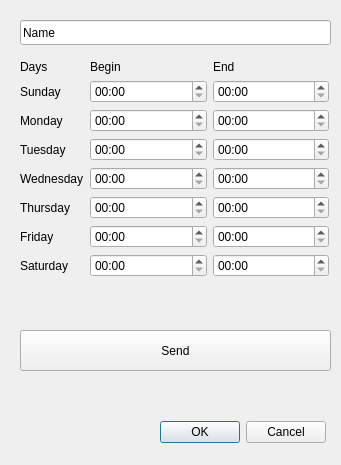
<?xml version="1.0" encoding="UTF-8"?>
<ui version="4.0">
 <class>Dialog</class>
 <widget class="QDialog" name="Dialog">
  <property name="geometry">
   <rect>
    <x>0</x>
    <y>0</y>
    <width>341</width>
    <height>465</height>
   </rect>
  </property>
  <property name="windowTitle">
   <string>Dialog</string>
  </property>
  <widget class="QLineEdit" name="lineEdit">
   <property name="geometry">
    <rect>
     <x>20</x>
     <y>20</y>
     <width>311</width>
     <height>25</height>
    </rect>
   </property>
   <property name="text">
    <string>Name</string>
   </property>
  </widget>
  <widget class="QWidget" name="formLayoutWidget">
   <property name="geometry">
    <rect>
     <x>20</x>
     <y>60</y>
     <width>309</width>
     <height>259</height>
    </rect>
   </property>
   <layout class="QFormLayout" name="formLayout">
    <item row="1" column="0">
     <widget class="QLabel" name="label">
      <property name="text">
       <string>Sunday</string>
      </property>
     </widget>
    </item>
    <item row="1" column="1">
     <layout class="QHBoxLayout" name="horizontalLayout_5">
      <item>
       <widget class="QTimeEdit" name="timeEdit_10">
        <property name="currentSection">
         <enum>QDateTimeEdit::HourSection</enum>
        </property>
        <property name="displayFormat">
         <string>HH:mm</string>
        </property>
        <property name="currentSectionIndex">
         <number>0</number>
        </property>
       </widget>
      </item>
      <item>
       <widget class="QTimeEdit" name="timeEdit_11">
        <property name="currentSection">
         <enum>QDateTimeEdit::HourSection</enum>
        </property>
        <property name="displayFormat">
         <string>HH:mm</string>
        </property>
        <property name="currentSectionIndex">
         <number>0</number>
        </property>
       </widget>
      </item>
     </layout>
    </item>
    <item row="2" column="0">
     <widget class="QLabel" name="label_9">
      <property name="text">
       <string>Monday</string>
      </property>
     </widget>
    </item>
    <item row="2" column="1">
     <layout class="QHBoxLayout" name="horizontalLayout_12">
      <item>
       <widget class="QTimeEdit" name="timeEdit_38">
        <property name="currentSection">
         <enum>QDateTimeEdit::HourSection</enum>
        </property>
        <property name="displayFormat">
         <string>HH:mm</string>
        </property>
        <property name="currentSectionIndex">
         <number>0</number>
        </property>
       </widget>
      </item>
      <item>
       <widget class="QTimeEdit" name="timeEdit_39">
        <property name="currentSection">
         <enum>QDateTimeEdit::HourSection</enum>
        </property>
        <property name="displayFormat">
         <string>HH:mm</string>
        </property>
        <property name="currentSectionIndex">
         <number>0</number>
        </property>
       </widget>
      </item>
     </layout>
    </item>
    <item row="3" column="0">
     <widget class="QLabel" name="label_10">
      <property name="text">
       <string>Tuesday</string>
      </property>
     </widget>
    </item>
    <item row="3" column="1">
     <layout class="QHBoxLayout" name="horizontalLayout_13">
      <item>
       <widget class="QTimeEdit" name="timeEdit_40">
        <property name="currentSection">
         <enum>QDateTimeEdit::HourSection</enum>
        </property>
        <property name="displayFormat">
         <string>HH:mm</string>
        </property>
        <property name="currentSectionIndex">
         <number>0</number>
        </property>
       </widget>
      </item>
      <item>
       <widget class="QTimeEdit" name="timeEdit_41">
        <property name="currentSection">
         <enum>QDateTimeEdit::HourSection</enum>
        </property>
        <property name="displayFormat">
         <string>HH:mm</string>
        </property>
        <property name="currentSectionIndex">
         <number>0</number>
        </property>
       </widget>
      </item>
     </layout>
    </item>
    <item row="4" column="0">
     <widget class="QLabel" name="label_11">
      <property name="text">
       <string>Wednesday</string>
      </property>
     </widget>
    </item>
    <item row="4" column="1">
     <layout class="QHBoxLayout" name="horizontalLayout_14">
      <item>
       <widget class="QTimeEdit" name="timeEdit_42">
        <property name="currentSection">
         <enum>QDateTimeEdit::HourSection</enum>
        </property>
        <property name="displayFormat">
         <string>HH:mm</string>
        </property>
        <property name="currentSectionIndex">
         <number>0</number>
        </property>
       </widget>
      </item>
      <item>
       <widget class="QTimeEdit" name="timeEdit_43">
        <property name="currentSection">
         <enum>QDateTimeEdit::HourSection</enum>
        </property>
        <property name="displayFormat">
         <string>HH:mm</string>
        </property>
        <property name="currentSectionIndex">
         <number>0</number>
        </property>
       </widget>
      </item>
     </layout>
    </item>
    <item row="5" column="1">
     <layout class="QHBoxLayout" name="horizontalLayout_15">
      <item>
       <widget class="QTimeEdit" name="timeEdit_44">
        <property name="currentSection">
         <enum>QDateTimeEdit::HourSection</enum>
        </property>
        <property name="displayFormat">
         <string>HH:mm</string>
        </property>
        <property name="currentSectionIndex">
         <number>0</number>
        </property>
       </widget>
      </item>
      <item>
       <widget class="QTimeEdit" name="timeEdit_45">
        <property name="currentSection">
         <enum>QDateTimeEdit::HourSection</enum>
        </property>
        <property name="displayFormat">
         <string>HH:mm</string>
        </property>
        <property name="currentSectionIndex">
         <number>0</number>
        </property>
       </widget>
      </item>
     </layout>
    </item>
    <item row="5" column="0">
     <widget class="QLabel" name="label_12">
      <property name="text">
       <string>Thursday</string>
      </property>
     </widget>
    </item>
    <item row="6" column="0">
     <widget class="QLabel" name="label_19">
      <property name="text">
       <string>Friday</string>
      </property>
     </widget>
    </item>
    <item row="6" column="1">
     <layout class="QHBoxLayout" name="horizontalLayout_16">
      <item>
       <widget class="QTimeEdit" name="timeEdit_46">
        <property name="currentSection">
         <enum>QDateTimeEdit::HourSection</enum>
        </property>
        <property name="displayFormat">
         <string>HH:mm</string>
        </property>
        <property name="currentSectionIndex">
         <number>0</number>
        </property>
       </widget>
      </item>
      <item>
       <widget class="QTimeEdit" name="timeEdit_47">
        <property name="currentSection">
         <enum>QDateTimeEdit::HourSection</enum>
        </property>
        <property name="displayFormat">
         <string>HH:mm</string>
        </property>
        <property name="currentSectionIndex">
         <number>0</number>
        </property>
       </widget>
      </item>
     </layout>
    </item>
    <item row="7" column="0">
     <widget class="QLabel" name="label_22">
      <property name="text">
       <string>Saturday</string>
      </property>
     </widget>
    </item>
    <item row="7" column="1">
     <layout class="QHBoxLayout" name="horizontalLayout_17">
      <item>
       <widget class="QTimeEdit" name="timeEdit_48">
        <property name="currentSection">
         <enum>QDateTimeEdit::HourSection</enum>
        </property>
        <property name="displayFormat">
         <string>HH:mm</string>
        </property>
        <property name="currentSectionIndex">
         <number>0</number>
        </property>
       </widget>
      </item>
      <item>
       <widget class="QTimeEdit" name="timeEdit_49">
        <property name="currentSection">
         <enum>QDateTimeEdit::HourSection</enum>
        </property>
        <property name="displayFormat">
         <string>HH:mm</string>
        </property>
        <property name="currentSectionIndex">
         <number>0</number>
        </property>
       </widget>
      </item>
     </layout>
    </item>
    <item row="0" column="0">
     <widget class="QLabel" name="label_21">
      <property name="text">
       <string>Days</string>
      </property>
     </widget>
    </item>
    <item row="0" column="1">
     <layout class="QHBoxLayout" name="horizontalLayout_18">
      <item>
       <widget class="QLabel" name="label_29">
        <property name="text">
         <string>Begin</string>
        </property>
       </widget>
      </item>
      <item>
       <widget class="QLabel" name="label_30">
        <property name="text">
         <string>End</string>
        </property>
       </widget>
      </item>
     </layout>
    </item>
   </layout>
  </widget>
  <widget class="QPushButton" name="pushButton">
   <property name="geometry">
    <rect>
     <x>20</x>
     <y>330</y>
     <width>311</width>
     <height>41</height>
    </rect>
   </property>
   <property name="text">
    <string>Send</string>
   </property>
  </widget>
  <widget class="QDialogButtonBox" name="buttonBox">
   <property name="geometry">
    <rect>
     <x>160</x>
     <y>420</y>
     <width>166</width>
     <height>25</height>
    </rect>
   </property>
   <property name="standardButtons">
    <set>QDialogButtonBox::Cancel|QDialogButtonBox::Ok</set>
   </property>
  </widget>
 </widget>
 <resources/>
 <connections/>
</ui>
